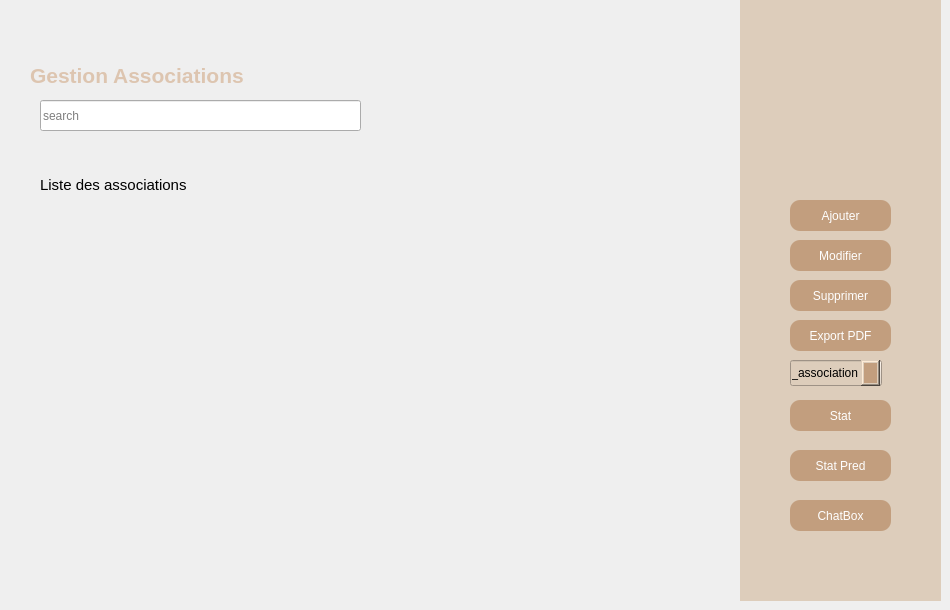
        <widget class="QWidget" name="page_40">
         <widget class="QLabel" name="label_104">
          <property name="geometry">
           <rect>
            <x>30</x>
            <y>50</y>
            <width>351</width>
            <height>51</height>
           </rect>
          </property>
          <property name="font">
           <font>
            <pointsize>14</pointsize>
            <weight>75</weight>
            <bold>true</bold>
           </font>
          </property>
          <property name="styleSheet">
           <string notr="true"/>
          </property>
          <property name="text">
           <string>&lt;html&gt;&lt;head/&gt;&lt;body&gt;&lt;p&gt;&lt;span style=&quot; font-size:16pt; color:#ddc5b0;&quot;&gt;Gestion Associations&lt;/span&gt;&lt;/p&gt;&lt;/body&gt;&lt;/html&gt;</string>
          </property>
         </widget>
         <widget class="QWidget" name="widget_12" native="true">
          <property name="geometry">
           <rect>
            <x>740</x>
            <y>0</y>
            <width>201</width>
            <height>601</height>
           </rect>
          </property>
          <property name="styleSheet">
           <string notr="true">background-color: rgb(221, 205, 187);</string>
          </property>
          <widget class="QPushButton" name="ModifierButton_3">
           <property name="geometry">
            <rect>
             <x>50</x>
             <y>240</y>
             <width>101</width>
             <height>31</height>
            </rect>
           </property>
           <property name="styleSheet">
            <string notr="true">QPushButton
{
border-radius:10px;
background-color:#C29E7E;
color:white;
}
QPushButton:pressed{
padding-left:5px;
padding-top:5px;
background-color: #C29E7E;


}</string>
           </property>
           <property name="text">
            <string>Modifier</string>
           </property>
          </widget>
          <widget class="QPushButton" name="AjoutButton_3">
           <property name="geometry">
            <rect>
             <x>50</x>
             <y>200</y>
             <width>101</width>
             <height>31</height>
            </rect>
           </property>
           <property name="styleSheet">
            <string notr="true">QPushButton
{
border-radius:10px;
background-color:#C29E7E;
color:white;
}
QPushButton:pressed{
padding-left:5px;
padding-top:5px;
background-color: #C29E7E;


}</string>
           </property>
           <property name="text">
            <string>Ajouter</string>
           </property>
          </widget>
          <widget class="QPushButton" name="pushButton_54">
           <property name="geometry">
            <rect>
             <x>50</x>
             <y>320</y>
             <width>101</width>
             <height>31</height>
            </rect>
           </property>
           <property name="styleSheet">
            <string notr="true">QPushButton
{
border-radius:10px;
background-color:#C29E7E;
color:white;
}
QPushButton:pressed{
padding-left:5px;
padding-top:5px;
background-color: #C29E7E;


}</string>
           </property>
           <property name="text">
            <string>Export PDF</string>
           </property>
          </widget>
          <widget class="QPushButton" name="SupprimerButton_3">
           <property name="geometry">
            <rect>
             <x>50</x>
             <y>280</y>
             <width>101</width>
             <height>31</height>
            </rect>
           </property>
           <property name="styleSheet">
            <string notr="true">QPushButton
{
border-radius:10px;
background-color:#C29E7E;
color:white;
}
QPushButton:pressed{
padding-left:5px;
padding-top:5px;
background-color: #C29E7E;


}</string>
           </property>
           <property name="text">
            <string>Supprimer</string>
           </property>
          </widget>
          <widget class="QPushButton" name="pushButton_55">
           <property name="geometry">
            <rect>
             <x>50</x>
             <y>400</y>
             <width>101</width>
             <height>31</height>
            </rect>
           </property>
           <property name="styleSheet">
            <string notr="true">QPushButton
{
border-radius:10px;
background-color:#C29E7E;
color:white;
}
QPushButton:pressed{
padding-left:5px;
padding-top:5px;
background-color: #C29E7E;


}</string>
           </property>
           <property name="text">
            <string>Stat</string>
           </property>
          </widget>
          <widget class="QPushButton" name="pbps_3">
           <property name="geometry">
            <rect>
             <x>50</x>
             <y>450</y>
             <width>101</width>
             <height>31</height>
            </rect>
           </property>
           <property name="styleSheet">
            <string notr="true">QPushButton
{
border-radius:10px;
background-color:#C29E7E;
color:white;
}
QPushButton:pressed{
padding-left:5px;
padding-top:5px;
background-color: #C29E7E;


}</string>
           </property>
           <property name="text">
            <string>Stat Pred</string>
           </property>
          </widget>
          <widget class="QComboBox" name="sortComboBox_2">
           <property name="geometry">
            <rect>
             <x>50</x>
             <y>360</y>
             <width>92</width>
             <height>26</height>
            </rect>
           </property>
           <property name="styleSheet">
            <string notr="true">/* Style for the QComboBox button */
QComboBox::down-arrow {
    border-radius: 10px;
    background-color: #C29E7E;
    color: white;
    border: none;
    padding: 5px;
}

/* Style for the QComboBox button when pressed */
QComboBox::down-arrow:pressed {
    padding-left: 5px;
    padding-top: 5px;
    background-color: #C29E7E;
}
</string>
           </property>
           <property name="editable">
            <bool>true</bool>
           </property>
           <property name="currentText">
            <string>id_association</string>
           </property>
           <item>
            <property name="text">
             <string>id_association</string>
            </property>
           </item>
           <item>
            <property name="text">
             <string>nom_association</string>
            </property>
           </item>
           <item>
            <property name="text">
             <string>adresse_association</string>
            </property>
           </item>
           <item>
            <property name="text">
             <string>tel_association</string>
            </property>
           </item>
           <item>
            <property name="text">
             <string>montant_association</string>
            </property>
           </item>
          </widget>
          <widget class="QPushButton" name="ChatBoxButton_2">
           <property name="geometry">
            <rect>
             <x>50</x>
             <y>500</y>
             <width>101</width>
             <height>31</height>
            </rect>
           </property>
           <property name="styleSheet">
            <string notr="true">QPushButton
{
border-radius:10px;
background-color:#C29E7E;
color:white;
}
QPushButton:pressed{
padding-left:5px;
padding-top:5px;
background-color: #C29E7E;


}</string>
           </property>
           <property name="text">
            <string>ChatBox</string>
           </property>
          </widget>
         </widget>
         <widget class="QLabel" name="label_105">
          <property name="geometry">
           <rect>
            <x>40</x>
            <y>160</y>
            <width>391</width>
            <height>51</height>
           </rect>
          </property>
          <property name="text">
           <string>&lt;html&gt;&lt;head/&gt;&lt;body&gt;&lt;p&gt;&lt;span style=&quot; font-size:11pt; color:#000000;&quot;&gt;Liste des associations&lt;/span&gt;&lt;/p&gt;&lt;/body&gt;&lt;/html&gt;</string>
          </property>
         </widget>
         <widget class="QTableView" name="tableView_Association_3">
          <property name="geometry">
           <rect>
            <x>20</x>
            <y>200</y>
            <width>691</width>
            <height>381</height>
           </rect>
          </property>
          <property name="styleSheet">
           <string notr="true">
/* s:rgb(241, 227, 215);*/
/* styles.css */

/* Apply styles to the QTableView */
QTableView {
    background-color: transparent; /* Set the background of the table view to transparent */
    border: none; /* Make the border invisible */
    border-radius: 5px; /* Rounded corners */
}

/* Apply styles to the header section of the QTableView */
QHeaderView::section {
    background-color: #A48569; /* Header background color */
    color: #F1E3D7; /* Header text color */
    border: none; /* Remove header border */
    border-radius: 5px; /* Rounded corners */
    padding: 4px; /* Padding inside the header section */
}

/* Apply alternate row colors to the QTableView */
QTableView::item {
    background-color: #DDC5B0; /* Alternate row background color */
}

/* Apply selected item color */
QTableView::item:selected {
    background-color: #BBA18A; /* Selected item background color */
}
</string>
          </property>
         </widget>
         <widget class="QLineEdit" name="lesearch_5">
          <property name="geometry">
           <rect>
            <x>40</x>
            <y>100</y>
            <width>321</width>
            <height>31</height>
           </rect>
          </property>
          <property name="styleSheet">
           <string notr="true">QLineEdit#lesearch {
    background-color: #E8D7C6; /* Lighter background color */
    border: 2px solid #A48569; /* Border color */
    border-radius: 5px; /* Rounded corners */
    padding: 5px; /* Padding inside the QLineEdit */
}</string>
          </property>
          <property name="text">
           <string/>
          </property>
          <property name="placeholderText">
           <string>search</string>
          </property>
         </widget>
        </widget>
